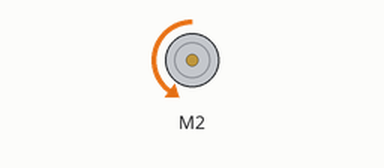
Simulated run of this sketch. Board: Arduino Uno, built with avr-gcc and run on an emulated ATmega328P. Parts: DC motor (green arrow = forward, orange = backward, longer = faster).

Above: at 0.2 s.
Timing chart, 0 to 5.8 s (numbered marks = the images above):
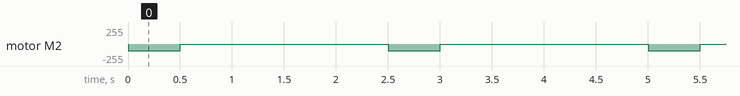

The sketch:

motor2_runB.ino
```cpp
//this sketch runs motor 2 continuously for testing
//and calibration purposes
#include <AFMotor.h>

AF_DCMotor motor2(2);

void setup()
{
  Serial.begin(9600);
  motor2.setSpeed(100);
  motor2.run(RELEASE);
}

void loop()
{
  motor2.run(BACKWARD); //down
  delay(500);
  motor2.run(RELEASE);
  delay(2000);
}
```

Measured:
- by itself, motor M2: alternates backward 100/255 for 0.50 s and stopped for 2.0 s
